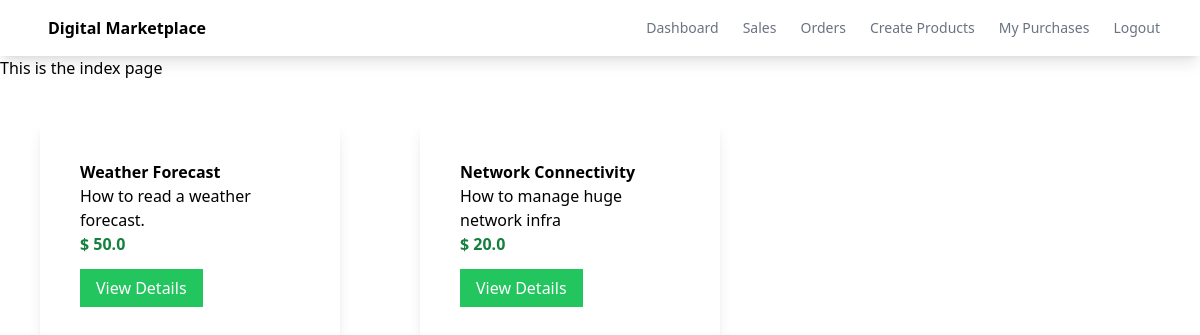
The app's page /, older data.
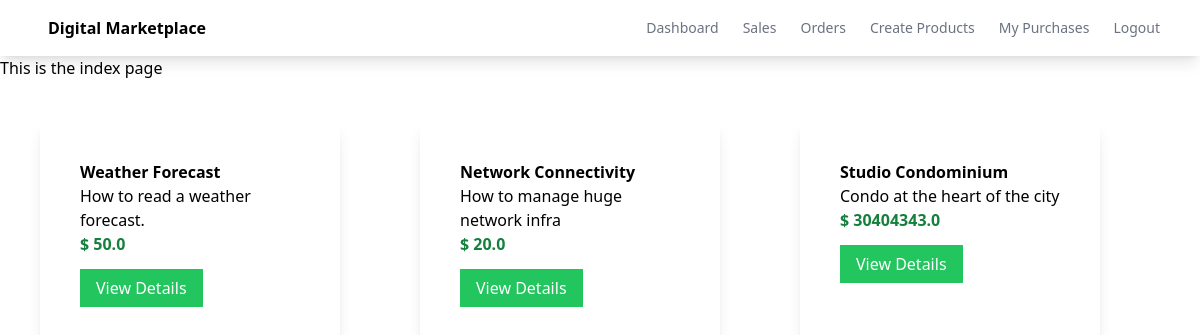
The same page, newer data.
### myapp/models.py (models this page shows, shortened)
class Product(models.Model):
    name = models.CharField(max_length=100)
    description = models.CharField(max_length=100)
    price = models.FloatField()
    file = models.FileField(upload_to='uploads')

### myapp/views.py (the view)
# urls.py: path('', views.index, name='index'),
def index(request):
    products = Product.objects.all()
    return render(request, 'myapp/index.html', {'products':products})

### myapp/templates/myapp/index.html (shortened to what this page needs)
{% extends 'myapp/base.html' %}
{% block body %}
    <h1>This is the index page</h1>
<div class="product-container flex">
    {% for product in products %}
        <div class="product shadow-lg w-1/4 rounded-lg m-10 p-5">
            <div class="p-5">
                <div class="font-bold">
                    {{ product.name }}
                </div>
                <div>
                    {{ product.description }}
                </div>
                <div class="text-green-700 font-bold">
                    $ {{ product.price }}
                </div>
                <div class="mt-5">
                    <a class="bg-green-500 text-white px-4 py-2" href="{% url 'detail' product.id %}">View Details</a>
                </div>
            </div>
        </div>
    {% endfor %}
</div>
{% endblock %}

### myapp/templates/myapp/base.html (shortened to what this page needs)
<!DOCTYPE html>
<html lang="en">
<head>
    <script src="https://cdn.tailwindcss.com"></script>
</head>
<body>
    <nav class="shadow-lg">
        <div class="flex flex-wrap justify-between ml-5 items-center mx-auto px-4 py-2.5">
            <a href="" class="flex items-center">
                <span class="self-center text-xml font-semibold">Digital Marketplace</span>
            </a>
            <div class="flex items-center">
                <a href="" class="mr-6 text-sm font-medium text-gray-500">Dashboard</a>
                <a href="" class="mr-6 text-sm font-medium text-gray-500">Sales</a>
                <a href="" class="mr-6 text-sm font-medium text-gray-500">Orders</a>
                <a href="" class="mr-6 text-sm font-medium text-gray-500">Create Products</a>
                <a href="" class="mr-6 text-sm font-medium text-gray-500">My Purchases</a>
                <a href="" class="mr-6 text-sm font-medium text-gray-500">Logout</a>
            </div>
        </div>
    </nav>
    {% block body %}
    {% endblock %}
</body>
</html>

Row changes from the older to the newer data that the page shows:
added Product: name "Studio Condominium", description "Condo at the heart of the city", price "30404343.0"
